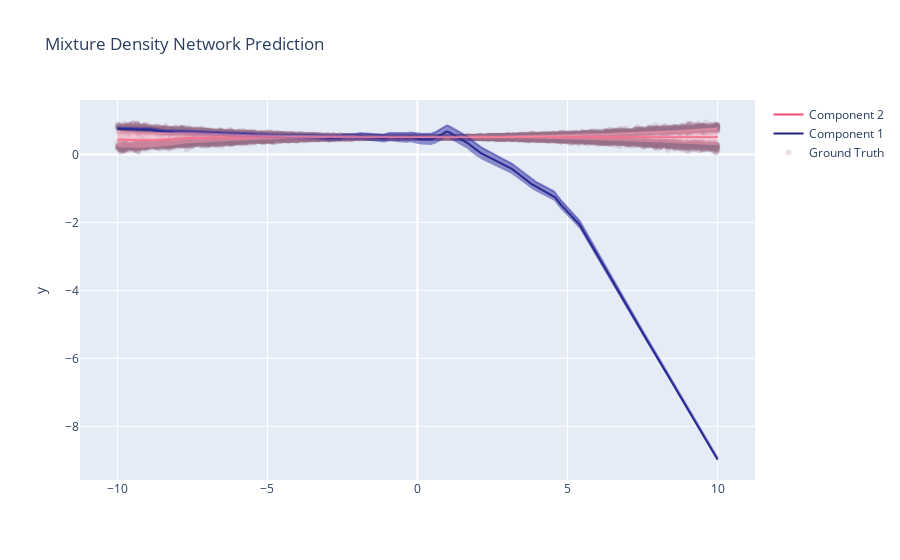

The notebook cell saved with this chart:
### Code cell
fig

### Figure 1 — Plotly figure (JSON) as saved in the notebook; plotly's stock layout.template omitted (floating-point values rounded to 4 significant figures; data arrays with more than 128 entries replaced by an {"elided": "..."} marker saying what was removed)
{"data": [{"line": {"color": "rgba(153, 115, 142, 0.2)"}, "mode": "markers", "name": "Ground Truth", "type": "scatter", "x": {"elided": "10000 float values"}, "y": {"elided": "10000 float values"}}, {"line": {"color": "rgba(36, 37, 130, 1)"}, "mode": "lines", "name": "Component 1", "type": "scatter", "x": {"elided": "1000 float values"}, "y": {"elided": "1000 float values"}}, {"line": {"color": "rgba(246, 76, 114, 1)"}, "mode": "lines", "name": "Component 2", "type": "scatter", "x": {"elided": "1000 float values"}, "y": {"elided": "1000 float values"}}, {"marker": {"color": "rgba(47, 47, 162, 0.5)"}, "mode": "lines", "name": "Upper Bound 1", "showlegend": false, "type": "scatter", "x": {"elided": "1000 float values"}, "y": {"elided": "1000 float values"}}, {"fill": "tonexty", "fillcolor": "rgba(47, 47, 162, 0.5)", "line": {"width": 0}, "marker": {"color": "#444"}, "mode": "lines", "name": "Lower Bound 1", "showlegend": false, "type": "scatter", "x": {"elided": "1000 float values"}, "y": {"elided": "1000 float values"}}, {"marker": {"color": "rgba(250, 152, 174, 0.5)"}, "mode": "lines", "name": "Upper Bound 2", "showlegend": false, "type": "scatter", "x": {"elided": "1000 float values"}, "y": {"elided": "1000 float values"}}, {"fill": "tonexty", "fillcolor": "rgba(250, 152, 174, 0.5)", "line": {"width": 0}, "marker": {"color": "#444"}, "mode": "lines", "name": "Lower Bound 2", "showlegend": false, "type": "scatter", "x": {"elided": "1000 float values"}, "y": {"elided": "1000 float values"}}], "layout": {"hovermode": "x", "title": {"text": "Mixture Density Network Prediction"}, "yaxis": {"title": {"text": "y"}}}}
